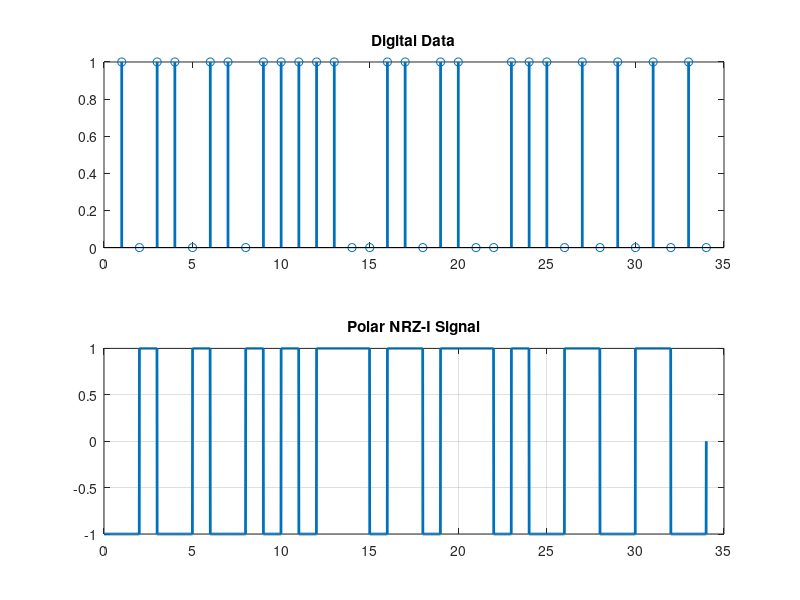

Here is the MATLAB script that generated this plot:
clc;
clear;
close all;

bits = [1 0 1 1 0 1 1 0 1 1 1 1 1 0 0 1 1 0 1 1 0 0 1 1 1 0 1 0 1 0 1 0 1 0];

fs = 100; t = 0:1/fs:length(bits);
y = zeros(1, length(t));
level = 1;

for i = 1:length(bits)
   if bits(i) == 1
       level = -level;
   end
   y((i-1)*fs+1 : i*fs) = level;
end

figure;
subplot(2,1,1); 
stem(bits, 'LineWidth', 2); 
title('Digital Data');

subplot(2,1,2); 
plot(t, y, 'LineWidth', 2); 
title('Polar NRZ-I Signal');
grid on;
